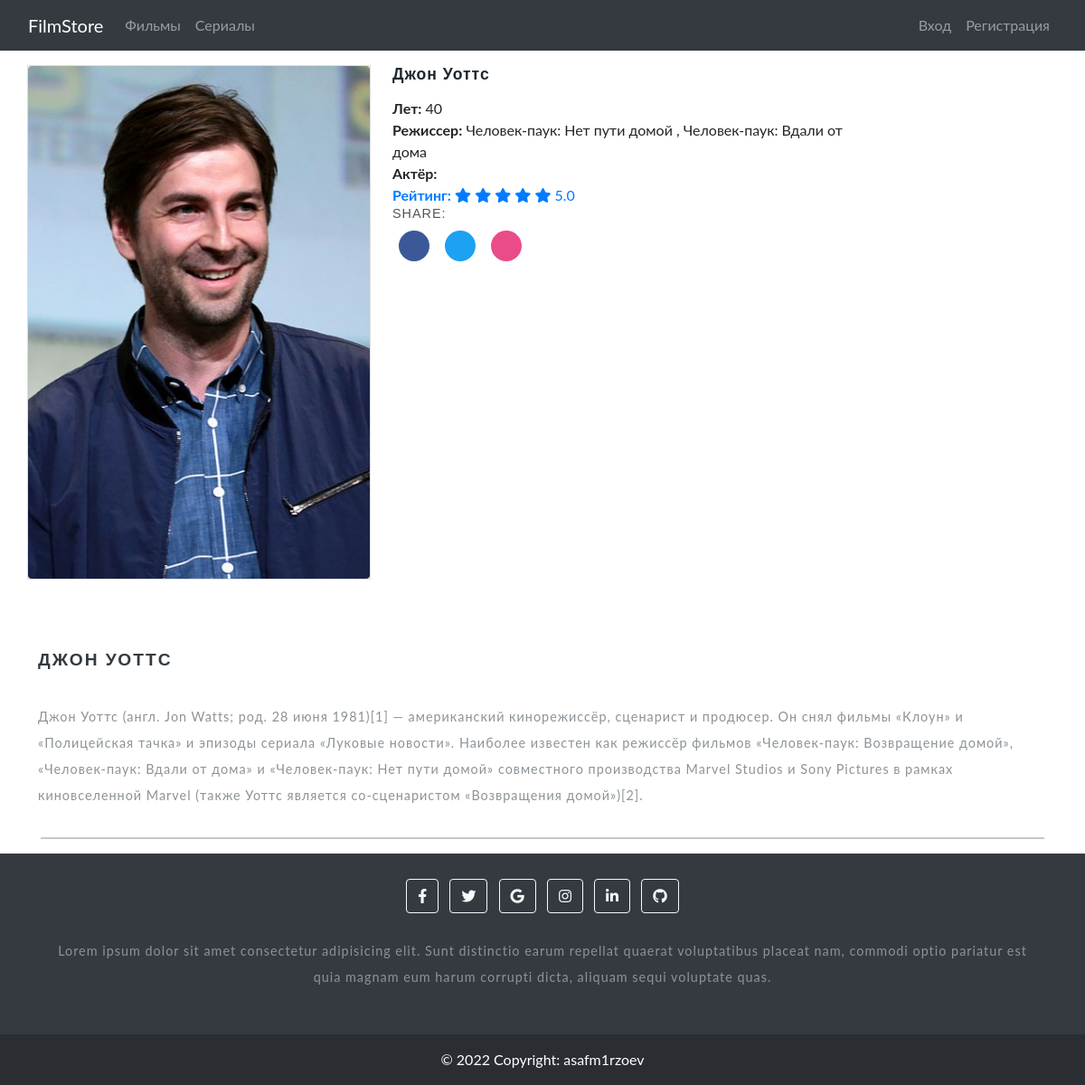
The app's page /actor/dzhon-uotts/ with its own data.
### films/models.py (models this page shows, shortened)
class Category(models.Model):
    name = models.CharField('Категория', max_length=150)
    description = models.TextField('Описание')
    url = models.SlugField(max_length=160, unique=True)
    class Meta:
        verbose_name = 'Категория'
        verbose_name_plural = 'Категории'

class Actor(models.Model):
    name = models.CharField('Имя', max_length=100)
    age = models.PositiveSmallIntegerField('Возраст', default=0)
    description = models.TextField('Описание')
    image = models.ImageField('Изображение', upload_to='actors/')
    slug = models.CharField("URL", max_length=160, unique=True, null=True)
    class Meta:
        verbose_name = 'Актёры и Режиссёры'
        verbose_name_plural = 'Актёры и Режиссёры'

class Movie(models.Model):
    title = models.CharField('Назавние', max_length=100)
    tagline = models.CharField('Слоган', max_length=100, default='')
    description = models.TextField('Описание')
    poster = models.ImageField('Постер', upload_to='movies/')
    year = models.PositiveSmallIntegerField('Дата выхода', default=2022)
    country = models.CharField('Страна', max_length=50)
    directors = models.ManyToManyField(Actor, verbose_name='Режиссёр', related_name='film_director')
    actors = models.ManyToManyField(Actor, verbose_name='Актёры', related_name='film_actors')
    genre = models.ManyToManyField(Genre, verbose_name='Жанр')
    world_premire = models.DateField('Премьера в мире', default=date.today)
    budget = models.PositiveIntegerField('Бюджет', default=0, help_text='Указывать сумму в долларах')
    fees_in_usa = models.PositiveIntegerField('Сборы в США', default=0, help_text='Указывать сумму в долларах')
    fees_in_world = models.PositiveIntegerField('Сборы в Мире', default=0, help_text='Указывать сумму в долларах')
    category = models.ForeignKey(Category, verbose_name='Категория', on_delete=models.SET_NULL, null=True)
    trailer = models.CharField('Трейлер', max_length=50, null=True)
    url = models.SlugField(max_length=160, unique=True)
    draft = models.BooleanField('Черновик', default=False)
    class Meta:
        verbose_name = 'Фильм'
        verbose_name_plural = 'Фильмы'

### films/views.py (the view)
# urls.py: path("actor/<slug:slug>/", views.ActorView.as_view(), name='actor_detail')
class ActorView(DetailView):
    model = Actor
    template_name = "films/actor.html"

### films/templatetags/movie_tags.py (called while the page is built)
@register.simple_tag()
def get_categories():
    return Category.objects.all()

### films/templates/films/actor.html (shortened to what this page needs)
{% extends 'films/base.html' %}
{% load humanize %}
{% load static %}
{% block content %}
<div class="container">
    <div class="row">
        <div class="col-lg-12">
            <div class="row">
                <div class="desc1-left col-4 p-0">
                    <img src="{{ actor.image.url }}" class="img-fluid" alt="{{ movie.url }}">
                </div>
                <div class="desc1-right col-md-6 pl-lg-4">
                    <h3 class="editContent" style="outline: none; cursor: inherit;">{{ actor.name }}</h3>
                    <ul>
                        <li style="list-style: none"><span><b>Лет: </b>{{ actor.age }}</span></li>
                        <li style="list-style: none">
                            <span><b>Режиссер:</b>{% for movie in actor.film_director.all %}
                                                        {{ movie.title }}
                                                        {% if not forloop.last %},{% endif %}
                                                    {% endfor %}
                            </span>
                        </li>
                        <li style="list-style: none"><span><b>Актёр:</b>
                            </span>
                        </li>
                        <li style="list-style: none">
                            <a href="#"><b>Рейтинг:</b>
                            <span class="fa fa-star" aria-hidden="true" style="outline: none; cursor: inherit;"></span>
                                <span class="fa fa-star" aria-hidden="true" style="outline: none; cursor: inherit;"></span>
                                <span class="fa fa-star" aria-hidden="true" style="outline: none; cursor: inherit;"></span>
                                <span class="fa fa-star" aria-hidden="true" style="outline: none; cursor: inherit;"></span>
                                <span class="fa fa-star" aria-hidden="true" style="outline: none; cursor: inherit;"></span>
                                <span class="editContent" style="outline: none; cursor: inherit;">5.0</span>
                            </a>
                        </li>
                        <div class="share-desc">
                            <div class="share">
                                <h4 class="editContent" style="outline: none; cursor: inherit;">
                                    Share:</h4>
                                <ul class="w3layouts_social_list list-unstyled">
                                    <li>
                                        <a href="#" class="w3pvt_facebook editContent" style="outline: none; cursor: inherit;">
                                        <span class="fa fa-facebook-f" style="outline: none; cursor: inherit;"></span>
                                        </a>
                                    </li>
                                    <li>
                                        <a href="#" class="w3pvt_twitter editContent" style="outline: none; cursor: inherit;">
                                        <span class="fa fa-twitter" style="outline: none; cursor: inherit;"></span>
                                        </a>
                                    </li>
                                    <li>
                                        <a href="#" class="w3pvt_dribble editContent" style="outline: none; cursor: inherit;">
                                        <span class="fa fa-dribbble" style="outline: none; cursor: inherit;"></span>
                                        </a>
                                    </li>
                                </ul>
                            </div>
                        </div>
                </ul></div>
            </div>
            <div class="row sub-para-w3layouts mt-5">
                <h3 class="shop-sing editContent" style="outline: none; cursor: inherit;">{{ actor.name }}</h3>
                <p class="editContent" style="outline: none; cursor: inherit;">{{ actor.description }}</p>
            </div>
            <hr>
        </div>
    </div>
</div>
{% endblock %}

### films/templates/films/base.html (shortened to what this page needs)
<!DOCTYPE html>
{% load static %}
<html lang="ru">
<head>
    <link rel="stylesheet" href="{% static 'css/bootstrap.css' %}">
    <link href="https://cdn.jsdelivr.net/npm/bootstrap@5.1.3/dist/css/bootstrap.min.css" rel="stylesheet">
    <link rel="stylesheet" href="{% static 'css/bootstrap.css' %}">
    <link rel="stylesheet" href="{% static 'css/style.css' %}" type="text/css" media="all">
    <link href="{% static 'css/font-awesome.css' %}" rel="stylesheet">
    <link rel="stylesheet" href="https://pro.fontawesome.com/releases/v5.10.0/css/all.css"/>
</head>
<body>
    {% include 'films/include/header.html' %}
        {% block content %}
        {% endblock %}
    {% include 'films/include/footer.html' %}
</body>

### films/templates/films/include/header.html (shortened to what this page needs)
{% load movie_tags %}
<nav class="navbar navbar-expand-md navbar-dark fixed-top bg-dark  position-static mb-3">
  <div class="container-fluid">
    <a class="navbar-brand" href="/">FilmStore</a>
    <div class="navbar-collapse collapse w-100 order-3 dual-collapse2" id="navbarCollapse">
      <ul class="navbar-nav me-auto mb-2 mb-md-0">
        {% get_categories as categories %}
        {% for category in categories %}
          <li class="nav-item">
            <a class="nav-link" aria-current="page" href="/">{{ category.name }}</a>
          </li>
        {% endfor %}
      </ul>
    </div>
    <div class="navbar-collapse collapse w-100 order-3 dual-collapse2" id="navbarCollapse">
      <ul class="navbar-nav ml-auto">
        {% if user.is_authenticated %}
        <li class="nav-item">
          <span class="nav-link disabled">{{ user.username }}</span>
        </li>
          <li class="nav-item">
            <a class="nav-link" href="{% url 'account_logout' %}">Выход</a>
          </li>
        {% else %}
          <li class="nav-item">
            <a class="nav-link" href="{% url 'account_login' %}">Вход</a>
          </li>
          <li class="nav-item">
            <a class="nav-link" href="{% url 'account_signup' %}">Регистрация</a>
          </li>
        {% endif %}
      </ul>
    </div>
  </div>
</nav>

### films/templates/films/include/footer.html
<footer class="bg-dark text-center text-white">
  <div class="container p-4">
    <section class="mb-4">
      <a class="btn btn-outline-light btn-floating m-1" href="#!" role="button"
        ><i class="fab fa-facebook-f"></i
      ></a>
      <a class="btn btn-outline-light btn-floating m-1" href="#!" role="button"
        ><i class="fab fa-twitter"></i
      ></a>
      <a class="btn btn-outline-light btn-floating m-1" href="#!" role="button"
        ><i class="fab fa-google"></i
      ></a>
      <a class="btn btn-outline-light btn-floating m-1" href="#!" role="button"
        ><i class="fab fa-instagram"></i
      ></a>
      <a class="btn btn-outline-light btn-floating m-1" href="#!" role="button"
        ><i class="fab fa-linkedin-in"></i
      ></a>
      <a class="btn btn-outline-light btn-floating m-1" href="#!" role="button"
        ><i class="fab fa-github"></i
      ></a>
    </section>
    <section class="mb-4">
      <p>
        Lorem ipsum dolor sit amet consectetur adipisicing elit. Sunt distinctio earum
        repellat quaerat voluptatibus placeat nam, commodi optio pariatur est quia magnam
        eum harum corrupti dicta, aliquam sequi voluptate quas.
      </p>
    </section>
  </div>
  <div class="text-center p-3" style="background-color: rgba(0, 0, 0, 0.2);">
    © 2022 Copyright:
    <a class="text-white" href="/">asafm1rzoev</a>
  </div>
</footer>

### static/css/style.css (style rules this page uses)
html, body { margin: 0; font-size: 100%; background: #fff; font-family: 'Lato', sans-serif; scroll-behavior: smooth; }
body a { text-decoration: none; transition: 0.5s all; -webkit-transition: 0.5s all; -moz-transition: 0.5s all; -o-transition: 0.5s all; -ms-transition: 0.5s all; }
h1, h2, h3, h4, h5, h6 { margin: 0; letter-spacing: 1px; font-weight: 600; font-family: 'Source Sans Pro', sans-serif; }
p { font-size: 0.9em; color: #8c9398; line-height: 2em; letter-spacing: 1px; }
ul { margin: 0; padding: 0; }
body img { border-radius: 4px; -webkit-border-radius: 4px; -o-border-radius: 4px; -moz-border-radius: 4px; -ms-border-radius: 4px; }
nav { margin: 0; padding: 0; }
nav:after { content: ""; display: table; clear: both; }
nav ul { float: right; padding: 0; margin: 0; list-style: none; position: relative; }
nav ul li { display: inline-block; float: left; }
li > a:only-child:after { content: ''; }
.desc1-left { border: 1px solid #ddd; }
.desc1-right h3 { text-shadow: 0 1px 0 #ffffff; color: #1e272e; font-size: 1.1em; margin-bottom: 15px; }
.share h4 { font-size: 0.9em; color: #555555; margin-bottom: 10px; text-transform: uppercase; text-shadow: 0 1px 0 #ffffff; font-weight: 400; }
h3.shop-sing { text-transform: uppercase; font-size: 1.2em; letter-spacing: 2px; margin: 1.5em 0 2em 0; color: #323a40; }
footer { background: #f7f7f7; }
footer p { font-size: 0.9em; }
.w3layouts_social_list li { display: inline-block; }
.w3layouts_social_list li a { width: 34px; height: 34px; text-align: center; display: inline-block; font-size: 13px; border-radius: 50%; margin: 0 0.5em; }
.w3layouts_social_list li a span { color: #fff; line-height: 34px; }
a.w3pvt_facebook { background: #3b5998; }
a.w3pvt_twitter { background: #1da1f2; }
a.w3pvt_dribble { background: #ea4c89; }

### records on screen
Category: name "Фильмы"
Category: name "Сериалы"
Actor: image (picture), name "Джон Уоттс", age "40", name "ДЖОН УОТТС", description "Джон Уоттс (англ. Jon Watts; род. 28 июня 1981)[1] — американский кинорежиссёр, сценарист и продюсер. Он снял фильмы «Клоун» и «Полицейская тачка» и эпизоды сериала «Луковые новости». Наиболее известен как режиссёр фильмов «Человек-паук: Возвращение домой», «Человек-паук: Вдали от дома» и «Человек-паук: Нет пути домой» совместного производства Marvel Studios и Sony Pictures в рамках киновселенной Marvel (также Уоттс является со-сценаристом «Возвращения домой»)[2]."
Movie: title "Человек-паук: Нет пути домой"
Movie: title "Человек-паук: Вдали от дома"
